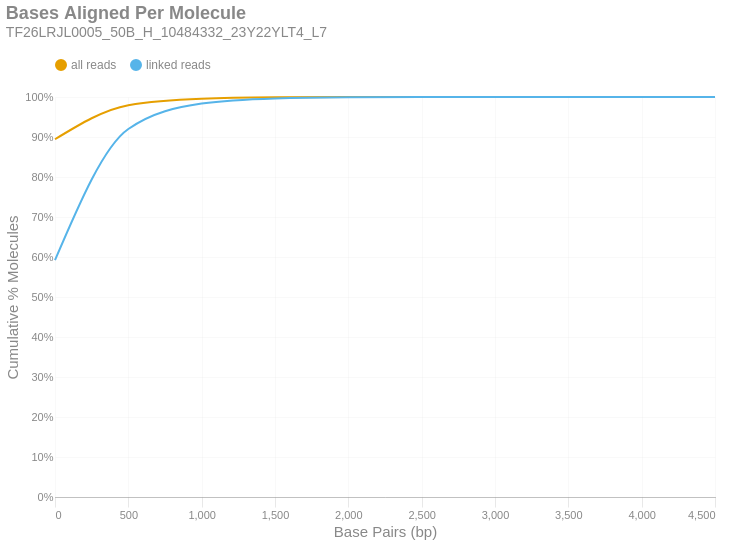

The cell this chart's notebook holds for it:
### Markdown cell above
### Bases Aligned Per Molecule
This is a cumulative frequency distribution showing the number of base pairs aligned per unique molecule. These data are shown in 500 bp bins. There are two distributions: one with `all reads` (yellow) and another with only `linked reads` (blue). The percent of molecules in the `linked reads` distribution is relative to the total number of linked molecules.

### Code cell
if SKIPLR:
    print_html(f"Skipped")
else:
    binned_df = consolidated_hist(valids['aligned_bp'], mask, 500, True)
    with SafeRender(binned_df):
        (
            density_plot(binned_df, 'Bases Aligned Per Molecule', samplename, 'basesper')
            .encode(
                x=alt.X('bin:Q', title="Base Pairs (bp)").axis(tickMinStep=500).scale(padding=0),
                y=alt.Y('value:Q', title='Cumulative % Molecules')
                    .axis(format='%')
                    .scale(domain = [0,1])
                    .stack(False),
                color=alt.Color("key:N").scale(domain = ["all reads", "linked reads"]),
                tooltip = [
                    alt.Tooltip("key:N", title = "Data Type"),
                    alt.Tooltip("range_label:N", title="Bases Aligned Per Molecule"),
                    alt.Tooltip("value:Q", format = ".2%", title="% Molecules (Cum.)")
                ]
            )
        ).display()

### Figure 1 — Vega-Lite specification as saved in the notebook (floating-point values rounded to 4 significant figures)
{"width": "container", "height": 400, "config": {"title": {"anchor": "start", "dy": -15, "fontSize": 18, "color": "#888888", "subtitleColor": "#888888", "subtitleFontSize": 14}, "arc": {"fill": "#0072B2"}, "axis": {"domainColor": "#888888", "domainWidth": 0.5, "gridWidth": 0.2, "grid": false, "titleFontWeight": 400, "titleFontSize": 15, "labelFontSize": 11, "labelColor": "#888888", "tickColor": "#888888", "tickWidth": 0.2, "titleColor": "#888888"}, "axisBand": {"grid": false}, "axisX": {"grid": true, "tickSize": 10, "domainCap": "round"}, "axisY": {"domain": false, "grid": true, "tickSize": 0, "domainCap": "round"}, "background": "transparent", "header": {"labelFontSize": 15, "labelColor": "#888888", "titleFontSize": 15, "titleFontWeight": 600, "titleColor": "#888888"}, "legend": {"labelFont": "sans-serif", "labelFontSize": 12, "labelColor": "#888888", "symbolSize": 100, "symbolType": "circle", "titleFontSize": 12, "titlePadding": 10, "titleColor": "#888888", "title": null, "orient": "top"}, "range": {"category": ["#E69F00", "#56B4E9", "#009E73", "#F0E442", "#0072B2", "#D55E00", "#CC79A7", "#000000"], "diverging": ["#cfe8f3", "#a2d4ec", "#73bfe2", "#46abdb", "#1696d2", "#12719e"]}, "area": {"fill": "#0072B2", "fillOpacity": 0.7, "line": true, "strokeOpacity": 0.7}, "line": {"color": "#0072B2", "stroke": "#0072B2", "strokeWidth": 2}, "trail": {"color": "#0072B2", "stroke": "#0072B2", "strokeWidth": 0, "size": 1}, "point": {"filled": true, "fillOpacity": 1.0, "size": 95}, "text": {"color": "#888888", "fontSize": 11, "align": "right", "fontWeight": 400, "size": 11}, "bar": {"fill": "#0072B2", "stroke": null}, "view": {"stroke": null, "continuousWidth": 660, "continuousHeight": 400}}, "data": {"name": "data-a6e8ea214ee7912ebb6e22c6e82abad0"}, "mark": {"type": "line", "interpolate": "monotone", "point": {"opacity": 0, "size": 275}}, "encoding": {"color": {"field": "key", "scale": {"domain": ["all reads", "linked reads"]}, "type": "nominal"}, "tooltip": [{"field": "key", "title": "Data Type", "type": "nominal"}, {"field": "range_label", "title": "Bases Aligned Per Molecule", "type": "nominal"}, {"field": "value", "format": ".2%", "title": "% Molecules (Cum.)", "type": "quantitative"}], "x": {"axis": {"tickMinStep": 500}, "field": "bin", "scale": {"padding": 0}, "title": "Base Pairs (bp)", "type": "quantitative"}, "y": {"axis": {"format": "%"}, "field": "value", "scale": {"domain": [0, 1]}, "stack": false, "title": "Cumulative % Molecules", "type": "quantitative"}}, "params": [{"name": "param_c36ac31b6afebe62", "select": {"type": "point", "fields": ["key"]}, "bind": "legend"}], "title": {"text": "Bases Aligned Per Molecule", "subtitle": "TF26LRJL0005_50B_H_10484332_23Y22YLT4_L7"}, "transform": [{"fold": ["all reads (cumsum)", "linked reads (cumsum)"]}, {"calculate": "replace(datum.key, ' (cumsum)', '')", "as": "key"}, {"filter": {"param": "param_c36ac31b6afebe62"}}], "usermeta": {"embedOptions": {"downloadFileName": "TF26LRJL0005_50B_H_10484332_23Y22YLT4_L7.basesper"}}, "$schema": "https://vega.github.io/schema/vega-lite/v6.4.1.json", "datasets": {"data-a6e8ea214ee7912ebb6e22c6e82abad0": [{"bin": "0.0", "interval": "0.0-500.0", "all reads": 0.8944, "linked reads": 0.592, "all reads (cumsum)": 0.8944, "linked reads (cumsum)": 0.592, "range_label": "0-499"}, {"bin": "500.0", "interval": "500.0-1000.0", "all reads": 0.08522, "linked reads": 0.328, "all reads (cumsum)": 0.9796, "linked reads (cumsum)": 0.92, "range_label": "500-999"}, {"bin": "1000.0", "interval": "1000.0-1500.0", "all reads": 0.01625, "linked reads": 0.06351, "all reads (cumsum)": 0.9958, "linked reads (cumsum)": 0.9835, "range_label": "1000-1499"}, {"bin": "1500.0", "interval": "1500.0-2000.0", "all reads": 0.003281, "linked reads": 0.0129, "all reads (cumsum)": 0.9991, "linked reads (cumsum)": 0.9964, "range_label": "1500-1999"}, {"bin": "2000.0", "interval": "2000.0-2500.0", "all reads": 0.0007238, "linked reads": 0.002858, "all reads (cumsum)": 0.9998, "linked reads (cumsum)": 0.9993, "range_label": "2000-2499"}, {"bin": "2500.0", "interval": "2500.0-3000.0", "all reads": 0.0001399, "linked reads": 0.0005548, "all reads (cumsum)": 1.0, "linked reads (cumsum)": 0.9998, "range_label": "2500-2999"}, {"bin": "3000.0", "interval": "3000.0-3500.0", "all reads": 2.946e-05, "linked reads": 0.000117, "all reads (cumsum)": 1.0, "linked reads (cumsum)": 1.0, "range_label": "3000-3499"}, {"bin": "3500.0", "interval": "3500.0-4000.0", "all reads": 7.297e-06, "linked reads": 2.897e-05, "all reads (cumsum)": 1.0, "linked reads (cumsum)": 1.0, "range_label": "3500-3999"}, {"bin": "4000.0", "interval": "4000.0-4500.0", "all reads": 1.757e-06, "linked reads": 6.975e-06, "all reads (cumsum)": 1.0, "linked reads (cumsum)": 1.0, "range_label": "4000-4499"}, {"bin": "4500.0", "interval": "4500.0-5000.0", "all reads": 2.703e-07, "linked reads": 1.073e-06, "all reads (cumsum)": 1.0, "linked reads (cumsum)": 1.0, "range_label": "4500-4999"}]}}
